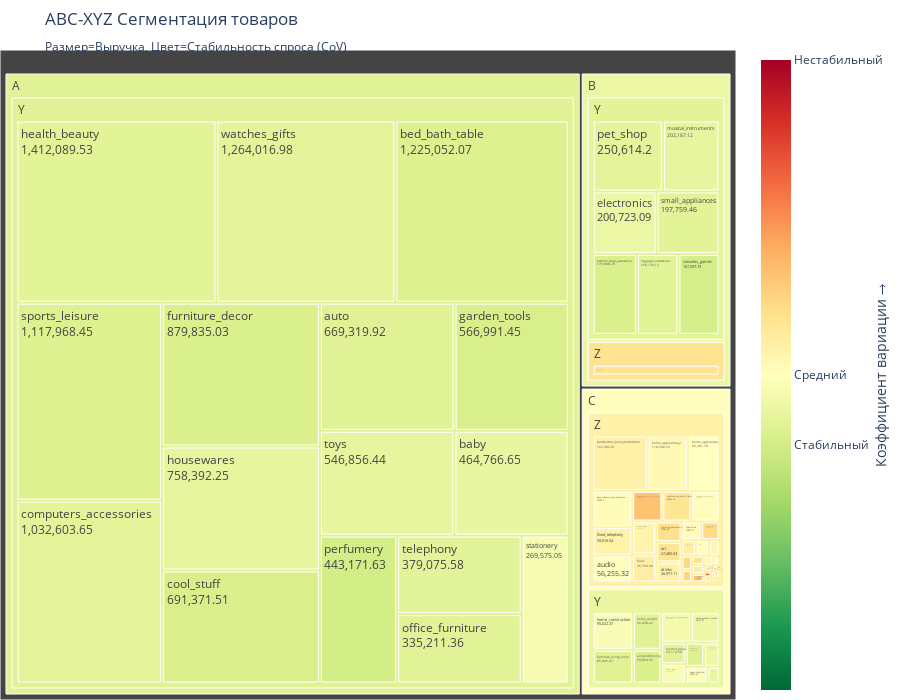

Write notebook code for a chart like this one.
### Code cell
df_agg = df_abc_xyz.groupby(['ABC', 'XYZ', 'product_category_name_english']).agg({
    'total_revenue': 'sum',
    'CoV': 'mean'
}).reset_index()

# 2. Создаем иерархическую treemap-диаграмму
fig = px.treemap(
    df_agg,
    path=['ABC', 'XYZ', 'product_category_name_english'],
    values='total_revenue',
    color='CoV',
    color_continuous_scale='RdYlGn_r',
    color_continuous_midpoint=df_agg['CoV'].median(),
    hover_data={
        'total_revenue': ':.0f',
        'CoV': ':.2f',
        'product_category_name_english': False
    },
    title='ABC-XYZ Сегментация товаров<br><sub>Размер=Выручка, Цвет=Стабильность спроса (CoV)</sub>'
)

# 3. Настраиваем всплывающие подсказки
fig.update_traces(
    hovertemplate=(
        "<b>%{label}</b><br>"
        "Сегмент: %{parent}<br>"
        "Выручка: %{customdata[0]:,.0f} руб.<br>"
        "Стабильность спроса (CoV): %{customdata[1]:.2f}<br>"
        "%{percentParent:.1%} от родительского сегмента"
    ),
    textinfo="label+value"
)

# 4. Настраиваем оформление
fig.update_layout(
    margin=dict(t=50, l=0, r=0, b=0),
    height=700,
    coloraxis_colorbar=dict(
        title='Коэффициент вариации →',
        titleside='right',
        tickvals=[df_agg['CoV'].min(), 
                 df_agg['CoV'].median(), 
                 df_agg['CoV'].max()],
        ticktext=['Стабильный', 'Средний', 'Нестабильный']
    )
)

fig.show()

### Figure 1 — Plotly figure (JSON) as saved in the notebook; plotly's stock layout.template omitted (floating-point values rounded to 4 significant figures; data arrays with more than 128 entries replaced by an {"elided": "..."} marker saying what was removed)
{"data": [{"branchvalues": "total", "customdata": {"elided": "79x3 mixed values"}, "domain": {"x": [0, 1], "y": [0, 1]}, "hovertemplate": "<b>%{label}</b><br>Сегмент: %{parent}<br>Выручка: %{customdata[0]:,.0f} руб.<br>Стабильность спроса (CoV): %{customdata[1]:.2f}<br>%{percentParent:.1%} от родительского сегмента", "ids": ["C/Z/agro_industry_and_commerce", "C/Y/air_conditioning", "C/Z/art", "C/Z/arts_and_craftmanship", "C/Z/audio", "A/Y/auto", "A/Y/baby", "A/Y/bed_bath_table", "C/Y/books_general_interest", "C/Z/books_imported", "C/Y/books_technical", "C/Z/cds_dvds_musicals", "C/Z/christmas_supplies", "C/Z/cine_photo", "B/Z/computers", "A/Y/computers_accessories", "B/Y/consoles_games", "C/Z/construction_tools_construction", "C/Z/construction_tools_lights", "C/Z/construction_tools_safety", "A/Y/cool_stuff", "C/Y/costruction_tools_garden", "C/Z/costruction_tools_tools", "C/Z/diapers_and_hygiene", "C/Z/drinks", "C/Z/dvds_blu_ray", "B/Y/electronics", "C/Z/fashio_female_clothing", "B/Y/fashion_bags_accessories", "C/Z/fashion_childrens_clothes", "C/Y/fashion_male_clothing", "C/Y/fashion_shoes", "C/Z/fashion_sport", "C/Z/fashion_underwear_beach", "C/Z/fixed_telephony", "C/Z/flowers", "C/Z/food", "C/Z/food_drink", "C/Y/furniture_bedroom", "A/Y/furniture_decor", "C/Y/furniture_living_room", "C/Z/furniture_mattress_and_upholstery", "A/Y/garden_tools", "A/Y/health_beauty", "C/Z/home_appliances", "C/Z/home_appliances_2", "C/Z/home_comfort_2", "C/Y/home_confort", "C/Y/home_construction", "A/Y/housewares", "C/Z/industry_commerce_and_business", "C/Y/kitchen_dining_laundry_garden_furniture", "C/Z/la_cuisine", "B/Y/luggage_accessories", "C/Y/market_place", "C/Z/music", "B/Y/musical_instruments", "A/Y/office_furniture", "C/Z/party_supplies", "A/Y/perfumery", "B/Y/pet_shop", "C/Z/security_and_services", "C/Z/signaling_and_security", "B/Y/small_appliances", "C/Z/small_appliances_home_oven_and_coffee", "A/Y/sports_leisure", "A/Y/stationery", "C/Z/tablets_printing_image", "A/Y/telephony", "A/Y/toys", "A/Y/watches_gifts", "A/Y", "B/Y", "C/Y", "B/Z", "C/Z", "A", "B", "C"], "labels": ["agro_industry_and_commerce", "air_conditioning", "art", "arts_and_craftmanship", "audio", "auto", "baby", "bed_bath_table", "books_general_interest", "books_imported", "books_technical", "cds_dvds_musicals", "christmas_supplies", "cine_photo", "computers", "computers_accessories", "consoles_games", "construction_tools_construction", "construction_tools_lights", "construction_tools_safety", "cool_stuff", "costruction_tools_garden", "costruction_tools_tools", "diapers_and_hygiene", "drinks", "dvds_blu_ray", "electronics", "fashio_female_clothing", "fashion_bags_accessories", "fashion_childrens_clothes", "fashion_male_clothing", "fashion_shoes", "fashion_sport", "fashion_underwear_beach", "fixed_telephony", "flowers", "food", "food_drink", "furniture_bedroom", "furniture_decor", "furniture_living_room", "furniture_mattress_and_upholstery", "garden_tools", "health_beauty", "home_appliances", "home_appliances_2", "home_comfort_2", "home_confort", "home_construction", "housewares", "industry_commerce_and_business", "kitchen_dining_laundry_garden_furniture", "la_cuisine", "luggage_accessories", "market_place", "music", "musical_instruments", "office_furniture", "party_supplies", "perfumery", "pet_shop", "security_and_services", "signaling_and_security", "small_appliances", "small_appliances_home_oven_and_coffee", "sports_leisure", "stationery", "tablets_printing_image", "telephony", "toys", "watches_gifts", "Y", "Y", "Y", "Z", "Z", "A", "B", "C"], "marker": {"coloraxis": "coloraxis", "colors": [1.095, 0.5803, 1.444, 2.854, 1.063, 0.6554, 0.7628, 0.6105, 0.8106, 1.121, 0.9952, 2.022, 1.277, 1.629, 1.458, 0.7067, 0.5359, 1.258, 1.437, 1.21, 0.5737, 0.9526, 1.571, 1.336, 1.265, 1.35, 0.7911, 1.055, 0.5789, 1.781, 0.7689, 0.6086, 1.408, 1.066, 1.246, 1.64, 1.317, 1.101, 0.8135, 0.5763, 0.6476, 1.48, 0.5621, 0.6828, 1.044, 1.139, 1.653, 0.6449, 0.9594, 0.7379, 1.073, 0.888, 1.609, 0.6798, 0.696, 1.619, 0.7491, 0.671, 1.807, 0.5079, 0.7094, 3.461, 1.517, 0.6829, 1.804, 0.6075, 0.9222, 1.177, 0.6863, 0.7357, 0.7118, 0.66, 0.6814, 0.7728, 1.458, 1.256, 0.66, 0.7926, 1.08]}, "name": "", "parents": ["C/Z", "C/Y", "C/Z", "C/Z", "C/Z", "A/Y", "A/Y", "A/Y", "C/Y", "C/Z", "C/Y", "C/Z", "C/Z", "C/Z", "B/Z", "A/Y", "B/Y", "C/Z", "C/Z", "C/Z", "A/Y", "C/Y", "C/Z", "C/Z", "C/Z", "C/Z", "B/Y", "C/Z", "B/Y", "C/Z", "C/Y", "C/Y", "C/Z", "C/Z", "C/Z", "C/Z", "C/Z", "C/Z", "C/Y", "A/Y", "C/Y", "C/Z", "A/Y", "A/Y", "C/Z", "C/Z", "C/Z", "C/Y", "C/Y", "A/Y", "C/Z", "C/Y", "C/Z", "B/Y", "C/Y", "C/Z", "B/Y", "A/Y", "C/Z", "A/Y", "B/Y", "C/Z", "C/Z", "B/Y", "C/Z", "A/Y", "A/Y", "C/Z", "A/Y", "A/Y", "A/Y", "A", "B", "C", "B", "C", "", "", ""], "textinfo": "label+value", "type": "treemap", "values": [76200.0, 59850.0, 27490.0, 2184.0, 56260.0, 669300.0, 464800.0, 1225000.0, 54130.0, 5151.0, 22900.0, 955.0, 11930.0, 7902.0, 228300.0, 1033000.0, 167100.0, 162400.0, 47450.0, 42110.0, 691400.0, 30280.0, 17930.0, 2046.0, 26970.0, 5770.0, 200700.0, 3218.0, 179900.0, 598.7, 12510.0, 27810.0, 2658.0, 11160.0, 59820.0, 1599.0, 35790.0, 19340.0, 23380.0, 879800.0, 85050.0, 5905.0, 567000.0, 1412000.0, 93300.0, 118200.0, 1171.0, 66440.0, 95020.0, 758400.0, 45730.0, 57070.0, 2389.0, 168800.0, 33110.0, 6725.0, 202200.0, 335200.0, 5285.0, 443200.0, 250600.0, 324.5, 27790.0, 197800.0, 49250.0, 1118000.0, 269600.0, 8755.0, 379100.0, 546900.0, 1264000.0, 12060000.0, 1367000.0, 567600.0, 228300.0, 991700.0, 12060000.0, 1595000.0, 1559000.0]}], "layout": {"coloraxis": {"cmid": 1.044, "colorbar": {"ticktext": ["Стабильный", "Средний", "Нестабильный"], "tickvals": [0.5079, 1.044, 3.461], "title": {"side": "right", "text": "Коэффициент вариации →"}}, "colorscale": [[0, "rgb(0,104,55)"], [0.1, "rgb(26,152,80)"], [0.2, "rgb(102,189,99)"], [0.3, "rgb(166,217,106)"], [0.4, "rgb(217,239,139)"], [0.5, "rgb(255,255,191)"], [0.6, "rgb(254,224,139)"], [0.7, "rgb(253,174,97)"], [0.8, "rgb(244,109,67)"], [0.9, "rgb(215,48,39)"], [1, "rgb(165,0,38)"]]}, "height": 700, "legend": {"tracegroupgap": 0}, "margin": {"b": 0, "l": 0, "r": 0, "t": 50}, "title": {"text": "ABC-XYZ Сегментация товаров<br><sub>Размер=Выручка, Цвет=Стабильность спроса (CoV)</sub>"}}}
